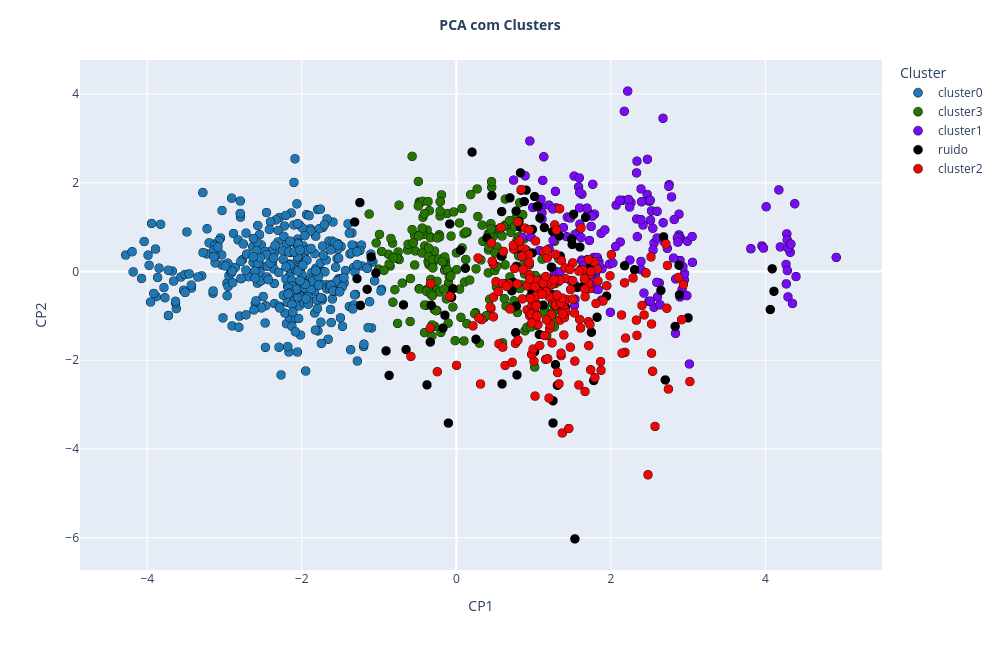

Here is the notebook cell this chart was saved with:
### Code cell
palette = {
    'cluster0': '#1f77b4',
    'cluster1': '#770bf3',
    'cluster2': '#ec0707',
    'cluster3': '#267402',
    'ruido': 'black',
}

fig = px.scatter(df_plot, x='PCA1', y='PCA2', color='Cluster', color_discrete_map=palette,
    hover_data={
        'Pokedex': True,
        'Nome': True,
        'Tipo 1': True,
        'Tipo 2': True,
        'Total': True,
        'HP': True,
        'Attack': True,
        'Defense': True,
        'Sp. Atk': True,
        'Sp. Def': True,
        'Speed': True,
        'PCA1': False,
        'PCA2': False
    },
    width=1000,height=650
)

fig.update_traces(marker=dict(size=9, line=dict(width=0.5, color='black')))
fig.update_layout(title={'text': '<b>PCA com Clusters</b>', 'x': 0.5, 'xanchor': 'center', 'font': {'size': 14}},
    xaxis_title='CP1', yaxis_title='CP2', legend_title='Cluster')
fig.show()

### Figure 1 — Plotly figure (JSON) as saved in the notebook; plotly's stock layout.template omitted (floating-point values rounded to 4 significant figures; data arrays with more than 128 entries replaced by an {"elided": "..."} marker saying what was removed)
{"data": [{"customdata": {"elided": "343x11 mixed values"}, "hovertemplate": "Cluster=cluster0<br>Pokedex=%{customdata[0]}<br>Nome=%{customdata[1]}<br>Tipo 1=%{customdata[2]}<br>Tipo 2=%{customdata[3]}<br>Total=%{customdata[4]}<br>HP=%{customdata[5]}<br>Attack=%{customdata[6]}<br>Defense=%{customdata[7]}<br>Sp. Atk=%{customdata[8]}<br>Sp. Def=%{customdata[9]}<br>Speed=%{customdata[10]}<extra></extra>", "legendgroup": "cluster0", "marker": {"color": "#1f77b4", "line": {"color": "black", "width": 0.5}, "size": 9, "symbol": "circle"}, "mode": "markers", "name": "cluster0", "showlegend": true, "type": "scattergl", "x": {"elided": "343 float values"}, "xaxis": "x", "y": {"elided": "343 float values"}, "yaxis": "y"}, {"customdata": {"elided": "217x11 mixed values"}, "hovertemplate": "Cluster=cluster3<br>Pokedex=%{customdata[0]}<br>Nome=%{customdata[1]}<br>Tipo 1=%{customdata[2]}<br>Tipo 2=%{customdata[3]}<br>Total=%{customdata[4]}<br>HP=%{customdata[5]}<br>Attack=%{customdata[6]}<br>Defense=%{customdata[7]}<br>Sp. Atk=%{customdata[8]}<br>Sp. Def=%{customdata[9]}<br>Speed=%{customdata[10]}<extra></extra>", "legendgroup": "cluster3", "marker": {"color": "#267402", "line": {"color": "black", "width": 0.5}, "size": 9, "symbol": "circle"}, "mode": "markers", "name": "cluster3", "showlegend": true, "type": "scattergl", "x": {"elided": "217 float values"}, "xaxis": "x", "y": {"elided": "217 float values"}, "yaxis": "y"}, {"customdata": {"elided": "178x11 mixed values"}, "hovertemplate": "Cluster=cluster1<br>Pokedex=%{customdata[0]}<br>Nome=%{customdata[1]}<br>Tipo 1=%{customdata[2]}<br>Tipo 2=%{customdata[3]}<br>Total=%{customdata[4]}<br>HP=%{customdata[5]}<br>Attack=%{customdata[6]}<br>Defense=%{customdata[7]}<br>Sp. Atk=%{customdata[8]}<br>Sp. Def=%{customdata[9]}<br>Speed=%{customdata[10]}<extra></extra>", "legendgroup": "cluster1", "marker": {"color": "#770bf3", "line": {"color": "black", "width": 0.5}, "size": 9, "symbol": "circle"}, "mode": "markers", "name": "cluster1", "showlegend": true, "type": "scattergl", "x": {"elided": "178 float values"}, "xaxis": "x", "y": {"elided": "178 float values"}, "yaxis": "y"}, {"customdata": {"elided": "96x11 mixed values"}, "hovertemplate": "Cluster=ruido<br>Pokedex=%{customdata[0]}<br>Nome=%{customdata[1]}<br>Tipo 1=%{customdata[2]}<br>Tipo 2=%{customdata[3]}<br>Total=%{customdata[4]}<br>HP=%{customdata[5]}<br>Attack=%{customdata[6]}<br>Defense=%{customdata[7]}<br>Sp. Atk=%{customdata[8]}<br>Sp. Def=%{customdata[9]}<br>Speed=%{customdata[10]}<extra></extra>", "legendgroup": "ruido", "marker": {"color": "black", "line": {"color": "black", "width": 0.5}, "size": 9, "symbol": "circle"}, "mode": "markers", "name": "ruido", "showlegend": true, "type": "scattergl", "x": [0.8791, 1.135, 0.3961, -0.3246, 1.493, -0.6502, 1.139, 0.5806, -0.9088, 0.83, 0.7378, 1.945, 1.743, -1.241, 1.124, 1.652, 1.674, 1.748, -0.1733, -0.05985, 0.117, 1.534, -0.08489, 0.9677, -1.248, 2.307, 3.0, 4.088, 0.2042, -0.8694, 0.6936, 0.4593, 1.345, 0.785, 1.5, 0.5922, 0.9783, -0.1477, 2.704, 4.063, -1.102, 1.252, 1.013, 1.248, 1.334, 0.8525, 1.074, 2.882, -0.3371, -1.286, 1.822, 1.778, 4.111, 1.6, 1.761, 1.047, 0.8291, 0.9843, 0.5872, 1.23, 0.7762, 1.564, 1.517, 1.413, 0.9828, 1.055, 1.283, 0.8385, -1.041, 1.082, 1.308, 2.888, 1.251, -0.684, -0.1025, 1.014, 0.05363, 0.7758, 1.093, -0.3795, 2.647, 1.008, 0.9039, 1.23, 0.2539, 0.7686, 0.7738, 0.7186, -1.153, 1.493, -1.315, 0.8125, -0.04421, 2.178, 2.682, 2.833], "xaxis": "x", "y": [1.578, -0.3343, 0.7572, -0.7608, 0.7321, -1.758, 0.9909, 0.3461, -1.788, 2.226, -0.2427, -0.5553, 0.1388, -0.7625, -0.7576, -0.3206, 1.222, -1.369, -1.275, -0.5823, 0.07323, -6.027, 1.073, -0.2831, 1.555, 0.04089, -1.044, 0.06089, 2.692, -2.341, 1.661, 1.713, 0.3497, -2.331, 0.6101, -2.534, -0.4737, -0.9841, -2.443, -0.8565, 0.3296, -3.415, 1.692, 0.902, 0.8045, 0.4192, -1.42, 0.1423, -1.59, -0.1608, -1.031, -2.457, -0.4457, 0.5519, 0.2219, 1.465, 0.9999, 0.9506, 1.351, -0.5082, -0.7768, -0.3575, 1.29, -0.8044, 0.4191, 1.473, -2.099, 1.833, -0.03691, 1.209, -2.565, -0.5246, -2.914, -0.7502, -3.417, -1.808, 0.4781, 0.1165, -0.3406, -2.555, -0.4255, -0.3049, 1.835, 0.099, -1.527, -1.378, 1.362, -0.4336, -0.4002, 0.7321, 1.115, 1.133, -0.3875, 0.132, 0.7821, -1.237], "yaxis": "y"}, {"customdata": {"elided": "191x11 mixed values"}, "hovertemplate": "Cluster=cluster2<br>Pokedex=%{customdata[0]}<br>Nome=%{customdata[1]}<br>Tipo 1=%{customdata[2]}<br>Tipo 2=%{customdata[3]}<br>Total=%{customdata[4]}<br>HP=%{customdata[5]}<br>Attack=%{customdata[6]}<br>Defense=%{customdata[7]}<br>Sp. Atk=%{customdata[8]}<br>Sp. Def=%{customdata[9]}<br>Speed=%{customdata[10]}<extra></extra>", "legendgroup": "cluster2", "marker": {"color": "#ec0707", "line": {"color": "black", "width": 0.5}, "size": 9, "symbol": "circle"}, "mode": "markers", "name": "cluster2", "showlegend": true, "type": "scattergl", "x": {"elided": "191 float values"}, "xaxis": "x", "y": {"elided": "191 float values"}, "yaxis": "y"}], "layout": {"height": 650, "legend": {"title": {"text": "Cluster"}, "tracegroupgap": 0}, "margin": {"t": 60}, "title": {"font": {"size": 14}, "text": "<b>PCA com Clusters</b>", "x": 0.5, "xanchor": "center"}, "width": 1000, "xaxis": {"anchor": "y", "domain": [0, 1], "title": {"text": "CP1"}}, "yaxis": {"anchor": "x", "domain": [0, 1], "title": {"text": "CP2"}}}}
